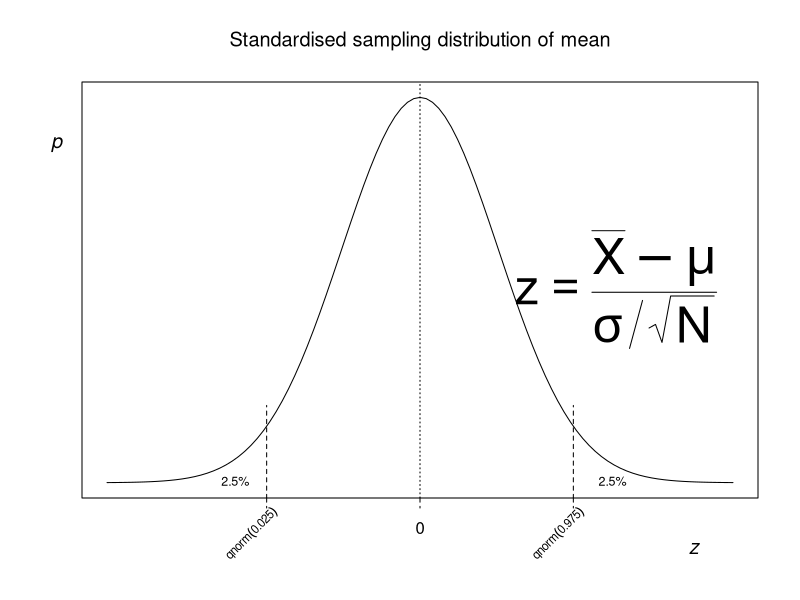
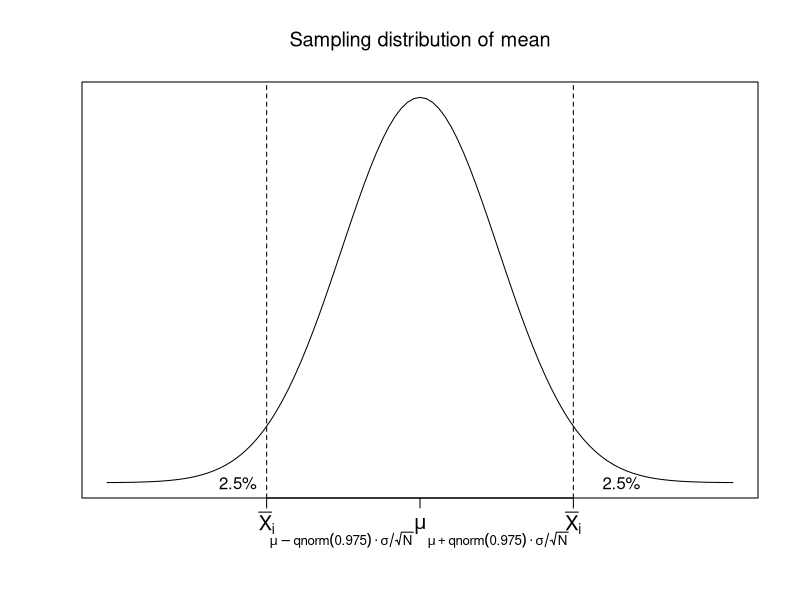
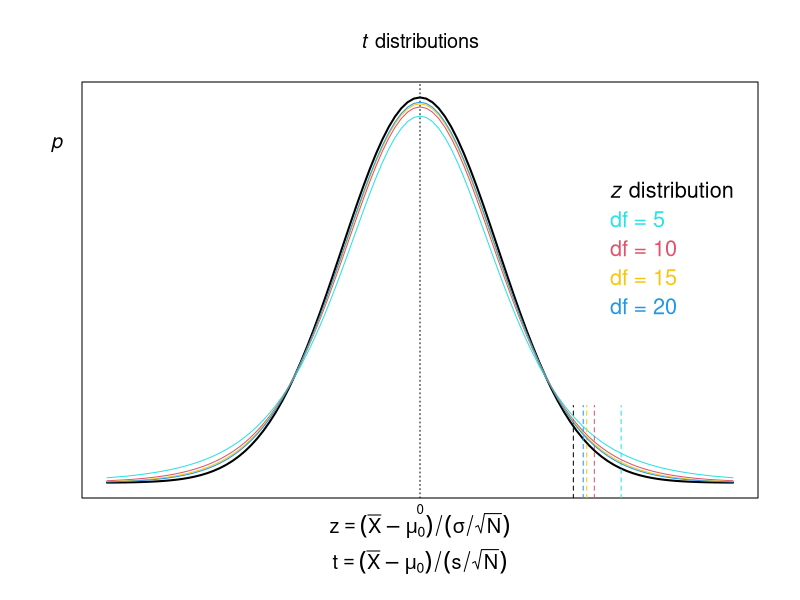
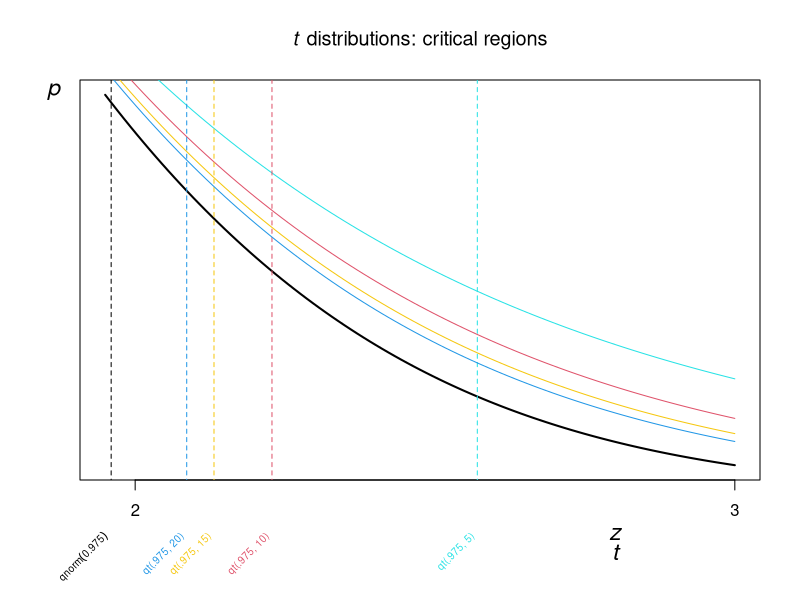
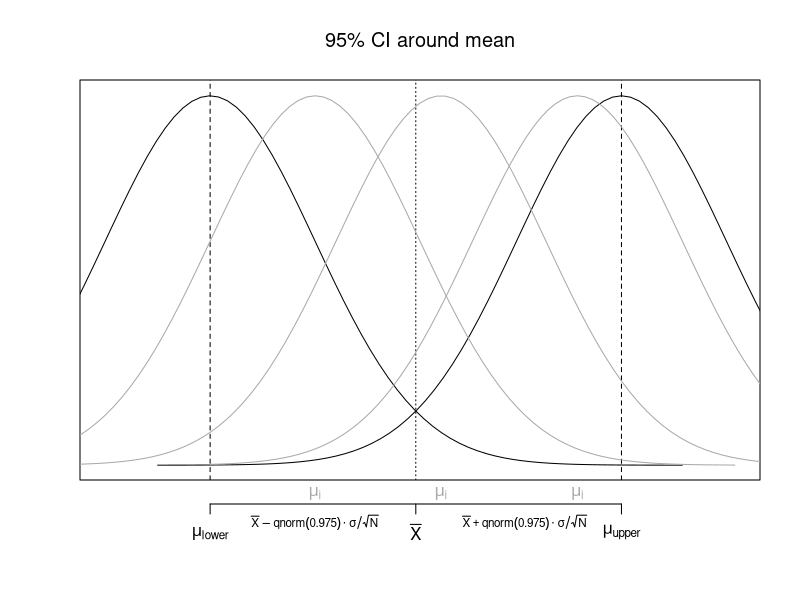
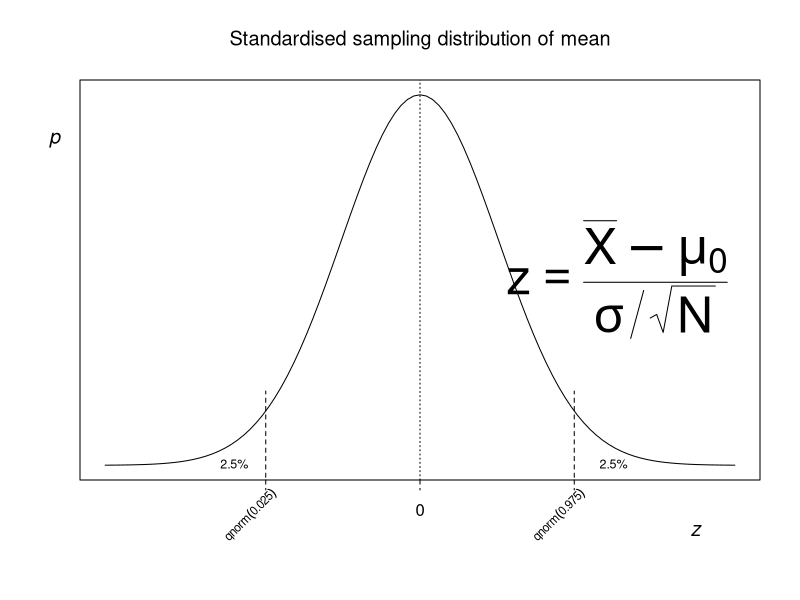
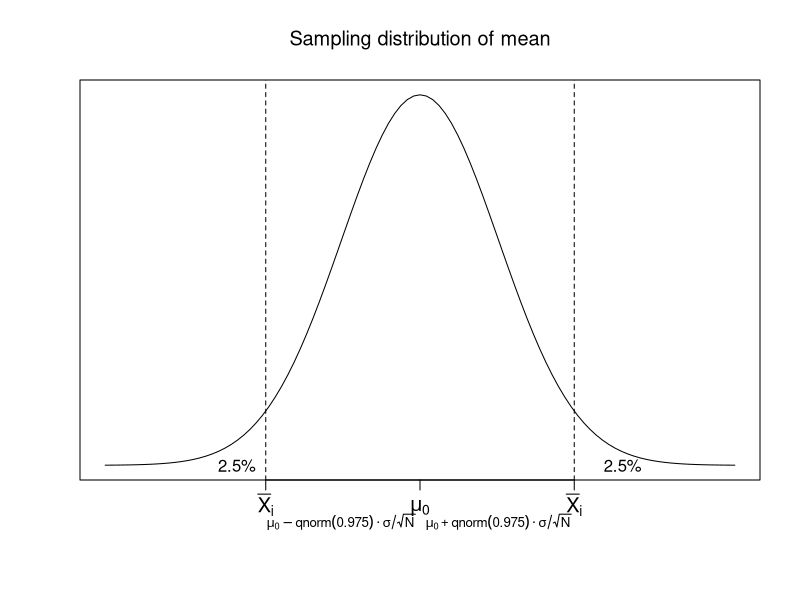
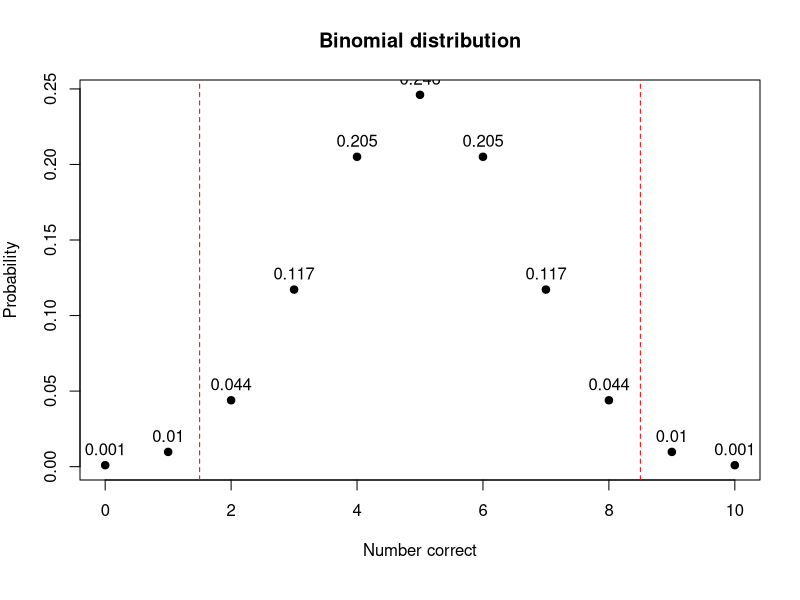

Reproduce these figures in R, in order.
## ---- chunk 1
knitr::opts_chunk$set(echo = FALSE,
                      prompt=TRUE,
                      comment='',
                      results="hide",
                      fig.show = TRUE,
                      fig.align="center",
                      out.height="80%")
## ---- chunk 2
curve(dnorm, -4, 4, xaxt="n", yaxt="n", xlab="", ylab="", main=expression("Standardised sampling distribution of mean"))
mtext(expression(italic(z)), 1, 2, at=3.5, cex=1.2)
mtext(expression(italic(p)), 2, 1, at=.35, cex=1.2, las=1)
abline(v=0, lty=3)
axis(1, at=qnorm(c(.025,.5,.975)), labels=c("", 0, ""), lty=2, lwd.ticks=1, lwd=0)
segments(x0=qnorm(c(.025,.975)), y0=-1, y1=.08, lty=2)
text(qnorm(c(.025,.975))+c(-.4,.5), .002, "2.5%", cex=.75)
text(qnorm(c(.025,.5,.975)), -.03,
     labels=c(expression(qnorm(.025)), "", expression(qnorm(.975))),
	srt=45, xpd=NA, cex=.7, pos=2, offset=-.5)
text(2.5, .2, expression(z == frac(bar(X) - mu, sigma/sqrt(N))), cex=3)
## ---- chunk 3
curve(dnorm, -4, 4, xaxt="n", yaxt="n", xlab="", ylab="",
main=expression("Sampling distribution of mean"))
axis(1, qnorm(c(.025, .5, .975)),
     c(expression(bar(X)[i]), expression(mu), expression(bar(X)[i])), cex.axis=1.2)
abline(v = qnorm(c(.025, .975)), lty=2)
text(qnorm(c(.01, .995)), 0, "2.5%")
mtext(expression(mu - qnorm(.975) %.% sigma/sqrt(N)), 1, 1.7, at=-1, cex=.8)
mtext(expression(mu + qnorm(.975) %.% sigma/sqrt(N)), 1, 1.7, at=1, cex=.8)
## ---- chunk 4
curve(dnorm, -4, 4, lwd=2 , xaxt="n", yaxt="n", xlab="", ylab="", main=expression(paste(italic(t), " distributions")))
text(2.3, .3, expression(paste(italic(z), " distribution")), col="black", cex=1.3, pos=4)
mtext(0, 1, 0, cex=.8)
mtext(expression(z == (bar(X) - mu[0]) / (sigma/sqrt(N))), 1, 1.2, cex=1.2)
mtext(expression(t == (bar(X) - mu[0]) / (s/sqrt(N))), 1, 3, cex=1.2)
mtext(expression(italic(p)), 2, 1, at=.35, cex=1.2, las=1)
abline(v=0, lty=3)
segments(x0=qnorm(.975), y0=-1, y1=.08, lty=2)
for (df in c(5, 10, 15, 20)) {
	curve(dt(x, df), col=df, add=TRUE)
	text(2.3, .3-.006*df, paste("df =", df), col=df, cex=1.3, pos=4)
	segments(x0=qt(.975, df=df), y0=-1, y1=.08, lty=2, col=df)
}
## ---- chunk 5
par(mar=c(6, 4, 4, 2))
curve(dnorm, 1.95, 3, lwd=2 , xaxt="n", yaxt="n", xlab="", ylab="", main=expression(paste(italic(t), " distributions: critical regions")))
axis(1, at=c(2, 3))
mtext(expression(italic(z)), 1, 2.2, at=2.8, cex=1.4)
mtext(expression(italic(t)), 1, 3.2, at=2.8, cex=1.4)
mtext(expression(italic(p)), 2, 1, at=.06, cex=1.4, las=1)
segments(x0=qnorm(.975), y0=-1, y1=.08, lty=2)
text(qnorm(.975), -.006, labels=expression(qnorm(.975)), srt=45, xpd=NA, cex=.6, pos=2, offset=.2)
for (df in c(5, 10, 15, 20)) {
	curve(dt(x, df), col=df, add=TRUE)
	text(2.3, .3-.006*df, paste("df =", df), col=df, cex=1.3, pos=4)
	segments(x0=qt(.975, df=df), y0=-1, y1=.08, lty=2, col=df)
	text(qt(.975, df), -.006, labels=paste("qt(.975, ", df, ")", sep=""), srt=45, xpd=NA, cex=.6, pos=2, offset=.2, col=df)
}
## ---- chunk 6
plot(-1:5, seq(0, .4, length.out=7), type="n", xaxt="n", yaxt="n", xlab="", ylab="", main=expression("95% CI around mean"))
curve(dnorm, -4, 4.5, add=TRUE)
abline(v=qnorm(.975), lty=3)
curve(dnorm(x, 2*qnorm(.975),), -.5, 8, add=TRUE)
abline(v=c(0, 2*qnorm(.975)), lty=2)
curve(dnorm(x, 1,), -3, 5, col="darkgrey", add=TRUE)
curve(dnorm(x, 2.2,), -2, 6, col="darkgrey", add=TRUE)
curve(dnorm(x, 3.5,), 0, 7, col="darkgrey", add=TRUE)
mtext(expression(mu[i]), 1, .2, at=c(1, 2.2, 3.5), col="darkgrey")
axis(1, at=c(qnorm(c(.5,.975)), 2*qnorm(.975)), line=1.2,
	labels=c(expression(mu[lower]), expression(bar(X)), expression(mu[upper])))
mtext(expression(bar(X) - qnorm(.975) %.% sigma/sqrt(N)), 1, 1.7, at=1, cex=.7)
mtext(expression(bar(X) + qnorm(.975) %.% sigma/sqrt(N)), 1, 1.7, at=3, cex=.7)
## ---- chunk 7
curve(dnorm, -4, 4, xaxt="n", yaxt="n", xlab="", ylab="", main=expression("Standardised sampling distribution of mean"))
mtext(expression(italic(z)), 1, 2, at=3.5, cex=1.2)
mtext(expression(italic(p)), 2, 1, at=.35, cex=1.2, las=1)
abline(v=0, lty=3)
axis(1, at=qnorm(c(.025,.5,.975)), labels=c("", 0, ""), lty=2, lwd.ticks=1, lwd=0)
segments(x0=qnorm(c(.025,.975)), y0=-1, y1=.08, lty=2)
text(qnorm(c(.025,.975))+c(-.4,.5), .002, "2.5%", cex=.75)
text(qnorm(c(.025,.5,.975)), -.03,
     labels=c(expression(qnorm(.025)), "", expression(qnorm(.975))),
	srt=45, xpd=NA, cex=.7, pos=2, offset=-.5)
text(2.5, .2, expression(z == frac(bar(X) - mu[0], sigma/sqrt(N))), cex=3)
## ---- chunk 8
curve(dnorm, -4, 4, xaxt="n", yaxt="n", xlab="", ylab="",
main=expression("Sampling distribution of mean"))
axis(1, qnorm(c(.025, .5, .975)),
     c(expression(bar(X)[i]), expression(mu[0]), expression(bar(X)[i])), cex.axis=1.2)
abline(v = qnorm(c(.025, .975)), lty=2)
text(qnorm(c(.01, .995)), 0, "2.5%")
mtext(expression(mu[0] - qnorm(.975) %.% sigma/sqrt(N)), 1, 1.7, at=-1, cex=.8)
mtext(expression(mu[0] + qnorm(.975) %.% sigma/sqrt(N)), 1, 1.7, at=1, cex=.8)
## ---- chunk 9
n <- 10; p <- .5
plot(0:n, dbinom(0:n, n, p), main="Binomial distribution",
    xlab="Number correct", ylab="Probability", pch=19)
text(0:n, dbinom(0:n, n, p), round(dbinom(0:n, n, p), 3), pos=3)
abline(v = c(1.5, 8.5), lty = 2, col = "red")
## ---- chunk 10
curve(dnorm, -4, 4, xaxt="n", yaxt="n", xlab="", ylab="",
main=expression("Standard normal distribution"))
axis(1, qnorm(c(.025, .5, .975)),
     c(expression(- qnorm(.975)), 0, expression(qnorm(.975))), cex.axis=1.2)
abline(v = qnorm(c(.025, .975)), lty=2, col = "red")
text(qnorm(c(.01, .995)), 0, "2.5%", col = "red")
## ---- chunk 11
scores <- c(10, 50, 46, 32, 37, 28, 41, 20, 32, 43)
## ---- chunk 12
n <- 30
curve(dt(x, n-1), -4, 4, xaxt="n", yaxt="n", xlab="", ylab="",
      main=expression(paste(italic(t), " distribution")))
axis(1, qt(c(.025, .5, .975), n-1),
     c(expression(- qt(.975, n-1)), 0, expression(qt(.975, n-1))), cex.axis=1.2)
abline(v = qt(c(.025, .975), n-1), lty=2, col = "red")
text(qnorm(c(.01, .995)), 0, "2.5%", col = "red")
## ---- chunk 13
qt(.975, length(scores) - 1)
t.statistic <- (mean(scores) - 26.5) /
     (sd(scores) / sqrt(length(scores)))
## ---- chunk 14
curve(dt(x, n-1), -4, 4, xaxt="n", yaxt="n", xlab="", ylab="",
      main=expression(paste(italic(t), " distribution")))
axis(1, qt(c(.025, .5, .975), n-1),
     c(expression(- qt(.975, n-1)), 0, expression(qt(.975, n-1))), cex.axis=1.2)
abline(v = qt(c(.025, .975), n-1), lty=2, col = "red")
text(qnorm(c(.01, .995)), 0, "2.5%", col = "red")
axis(1, t.statistic,
     expression(italic(t)), cex.axis=1.2, col = "blue", col.ticks = "blue", line = 2)
abline(v = t.statistic, lty=2, lwd = 2, col = "blue")
## ---- chunk 15
pt(t.statistic, length(scores) - 1, lower.tail=F) * 2
# Times 2 to take into account the other tail!
## ---- chunk 16
.5 / (1.75 / sqrt(49))
pt(2, 48, lower.tail=F) * 2
## ---- chunk 17
m <- c(1, 1, 2, 2, 3, 3, 3, 4, 4, 4, 4, 5, 5, 5, 5)
f <- c(1, 1, 1, 2, 2, 2, 3, 3, 3, 3, 4, 4, 4, 5, 5)
m - f # differences we want to analyse
## ---- chunk 18
mean(m-f) / (sd(m-f) / sqrt(length(m-f)))
## ---- chunk 19
N <- 25; mu <- 100; sigma <- 15
i <- 10000
sampling_mean <- replicate(i,mean(rnorm(N,mu,sigma)))
## ---- chunk 20
hist(sampling_mean, prob = T) # simulation
curve(dnorm(x, mu, sigma / sqrt(N)), add=T) # theory
## ---- chunk 21
mean(sampling_mean) # equals mu (population mean)
## ---- chunk 22
sd(sampling_mean) # simulation
sigma / sqrt(N) # theory
## ---- chunk 23
var(sampling_mean) # simulation
sigma^2 / N # theory
## ---- chunk 24
(sampling_mean - mean(sampling_mean)) / sd(sampling_mean) -> z_statistic
hist(z_statistic, probability = TRUE); curve(dnorm, add = TRUE)

replicate(i, {
     s <- rnorm(N, mu, sigma)
     (mean(s) - 100) / (sd(s) / sqrt(N))
}) -> t_statistic

hist(t_statistic, probability = TRUE); curve(dt(x, N-1), add = TRUE)
## ---- chunk 25
sampling_diff <- replicate(i,
                           mean(rnorm(N, mu, sigma)) -
                           mean(rnorm(N, mu, sigma)))
hist(sampling_diff)
## ---- chunk 26
mean(sampling_diff) # equals 0 (consistent with h0)
var(sampling_diff)
(sigma^2 / N) * 2
## ---- chunk 27
mu1 <- 100; sigma1 <- 15
mu2 <- 110; sigma2 <- 10
sampling_diff <- replicate(i,
                           mean(rnorm(N, mu1, sigma1)) -
                           mean(rnorm(N, mu2, sigma2)))
## ---- chunk 28
hist(sampling_diff)
mean(sampling_diff) # mu1 - mu2
var(sampling_diff)
sigma1^2 / N + sigma2^2 / N # sum of both variances
## ---- chunk 29
curve(dnorm, -4, 4, xaxt="n", yaxt="n", xlab="", ylab="", main="")
mtext(expression(bar(X)[1]-bar(X)[2]), 1, 2, at=3.5, cex=1.2)
mtext(expression(italic(p)), 2, 1, at=.35, cex=1.2, las=1)
abline(v=0, lty=3)
axis(1, at=0, labels=expression(italic(H[0]): mu[1]-mu[2]==0), lty=2, cex.axis=1.5)
text(1.5, .3, expression(sigma[bar(X)[1]-bar(X)[2]]^2 == sigma[bar(X)[1]]^2 + sigma[bar(X)[2]]^2), pos=4, cex=1.7)
text(1.5, .18, expression(sigma[bar(X)[1]-bar(X)[2]]^2 == frac(sigma[1]^2,N[1]) + frac(sigma[2]^2,N[2])), pos=4, cex=1.7)
## ---- chunk 30
curve(dnorm, -4, 4, xaxt="n", yaxt="n", xlab="", ylab="", main="")
mtext(expression(italic(z)), 1, 2, at=3.5, cex=1.2)
mtext(expression(italic(p)), 2, 1, at=.35, cex=1.2, las=1)
abline(v=0, lty=3)
axis(1, at=0, labels=0, lty=2)
axis(1, at=c(-3, -2, -1, 1, 2, 3), labels=rep("", 6), lty=2, lwd.ticks=1, lwd=0)
mtext(c(-3, -2, -1, 1, 2, 3), 1, .5, at=c(-3, -2, -1, 1, 2, 3), cex=.7)
text(2.82, .37, expression(z == frac((bar(X)[1] - bar(X)[2]) - (mu[1] - mu[2]), sqrt(sigma[1]^2/N[1] + sigma[2]^2/N[2]))), cex=1.7)
text(2.4, .25, expression(italic(H[0]): z == frac(bar(X)[1] - bar(X)[2], sqrt(frac(sigma[1]^2, N[1]) + frac(sigma[2]^2, N[2])))), cex=1.7)
## ---- chunk 31
t.test(m, f, paired = TRUE)
t.test(m, f)
t.test(m, f, var.equal = TRUE)
